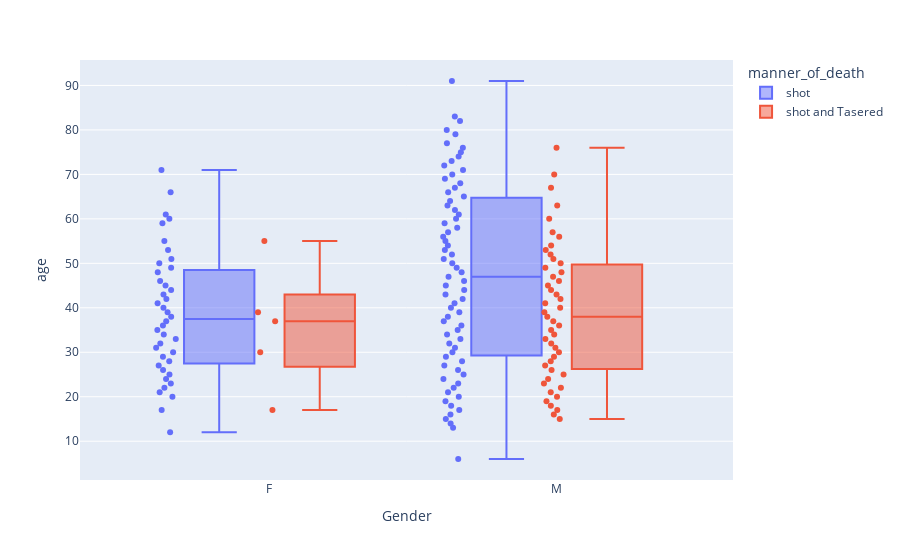

Notebook cell for this chart:
### Code cell
fig = px.box(df_groped_by_gender_and_death, x='gender', y="age", color='manner_of_death', points="all")

fig.update_layout(
    yaxis=dict(
        title="age"   
    ),
    xaxis=dict(
        title="Gender"
    )
)

fig.show()

### Figure 1 — Plotly figure (JSON) as saved in the notebook; plotly's stock layout.template omitted (floating-point values rounded to 4 significant figures)
{"data": [{"alignmentgroup": "True", "boxpoints": "all", "hovertemplate": "manner_of_death=shot<br>gender=%{x}<br>age=%{y}<extra></extra>", "legendgroup": "shot", "marker": {"color": "#636efa"}, "name": "shot", "notched": false, "offsetgroup": "shot", "orientation": "v", "showlegend": true, "type": "box", "x": ["F", "F", "F", "F", "F", "F", "F", "F", "F", "F", "F", "F", "F", "F", "F", "F", "F", "F", "F", "F", "F", "F", "F", "F", "F", "F", "F", "F", "F", "F", "F", "F", "F", "F", "F", "F", "F", "F", "F", "F", "M", "M", "M", "M", "M", "M", "M", "M", "M", "M", "M", "M", "M", "M", "M", "M", "M", "M", "M", "M", "M", "M", "M", "M", "M", "M", "M", "M", "M", "M", "M", "M", "M", "M", "M", "M", "M", "M", "M", "M", "M", "M", "M", "M", "M", "M", "M", "M", "M", "M", "M", "M", "M", "M", "M", "M", "M", "M", "M", "M", "M", "M", "M", "M", "M", "M", "M", "M", "M", "M", "M"], "x0": " ", "xaxis": "x", "y": [12, 17, 20, 21, 22, 23, 24, 25, 26, 27, 28, 29, 30, 31, 32, 33, 34, 35, 36, 37, 38, 39, 40, 41, 42, 43, 44, 45, 46, 48, 49, 50, 51, 53, 55, 59, 60, 61, 66, 71, 6, 13, 14, 15, 16, 17, 18, 19, 20, 21, 22, 23, 24, 25, 26, 27, 28, 29, 30, 31, 32, 33, 34, 35, 36, 37, 38, 39, 40, 41, 42, 43, 44, 45, 46, 47, 48, 49, 50, 51, 52, 53, 54, 55, 56, 57, 58, 59, 60, 61, 62, 63, 64, 65, 66, 67, 68, 69, 70, 71, 72, 73, 74, 75, 76, 77, 79, 80, 82, 83, 91], "y0": " ", "yaxis": "y"}, {"alignmentgroup": "True", "boxpoints": "all", "hovertemplate": "manner_of_death=shot and Tasered<br>gender=%{x}<br>age=%{y}<extra></extra>", "legendgroup": "shot and Tasered", "marker": {"color": "#EF553B"}, "name": "shot and Tasered", "notched": false, "offsetgroup": "shot and Tasered", "orientation": "v", "showlegend": true, "type": "box", "x": ["F", "F", "F", "F", "F", "M", "M", "M", "M", "M", "M", "M", "M", "M", "M", "M", "M", "M", "M", "M", "M", "M", "M", "M", "M", "M", "M", "M", "M", "M", "M", "M", "M", "M", "M", "M", "M", "M", "M", "M", "M", "M", "M", "M", "M", "M", "M", "M", "M", "M", "M", "M"], "x0": " ", "xaxis": "x", "y": [17, 30, 37, 39, 55, 15, 16, 17, 18, 19, 20, 21, 22, 23, 24, 25, 26, 27, 28, 29, 30, 31, 32, 33, 34, 35, 36, 37, 38, 39, 40, 41, 42, 43, 44, 45, 46, 47, 48, 49, 50, 51, 52, 53, 54, 56, 57, 60, 63, 67, 70, 76], "y0": " ", "yaxis": "y"}], "layout": {"boxmode": "group", "legend": {"title": {"text": "manner_of_death"}, "tracegroupgap": 0}, "margin": {"t": 60}, "xaxis": {"anchor": "y", "domain": [0, 1], "title": {"text": "Gender"}}, "yaxis": {"anchor": "x", "domain": [0, 1], "title": {"text": "age"}}}}
